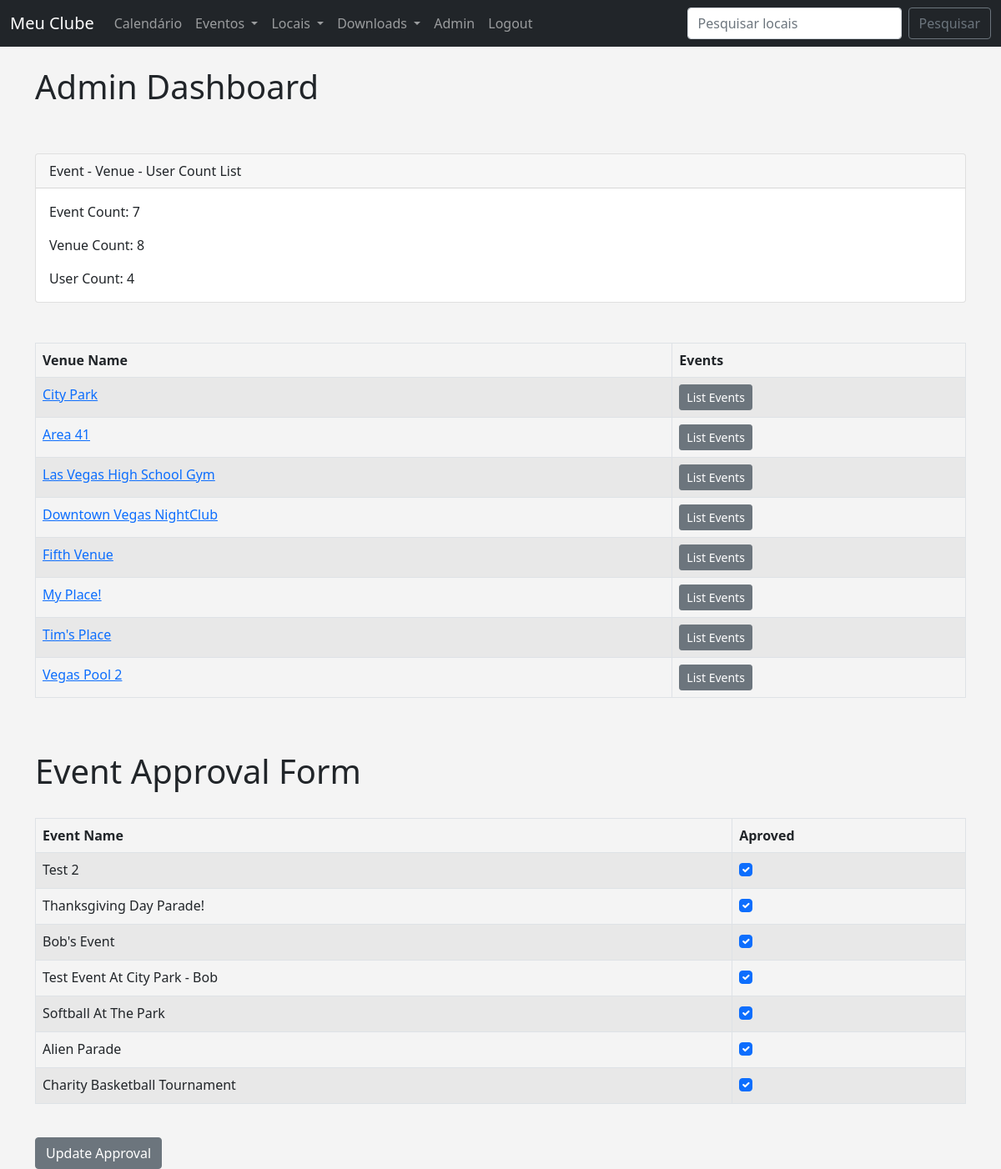
Screenshot of /admin_approval (signed in) with the database file from the repository.
### events/models.py (models this page shows, shortened)
class Venue(models.Model):
	name = models.CharField('Venue Name', max_length=120)
	address = models.CharField(max_length=300)
	zip_code = models.CharField('Zip Code', max_length=15)
	phone = models.CharField('Contact Phone', max_length=25, blank=True)
	web = models.URLField('Website Address', blank=True)
	email_address = models.EmailField('Email Address', blank=True)
	owner = models.IntegerField("Venue Owner", blank=False, default=1)
	venue_image = models.ImageField(null=True, blank=True, upload_to="images/")
	def __str__(self):
		return self.name

class Event(models.Model):
	name = models.CharField('Event Name', max_length=120)
	event_date = models.DateTimeField('Event Date')
	venue = models.ForeignKey(Venue, blank=True, null=True, on_delete=models.CASCADE)
	manager = models.ForeignKey(User, blank=True, null=True, on_delete=models.SET_NULL)
	description = models.TextField(blank=True)
	attendees = models.ManyToManyField(MyClubUser, blank=True)
	approved = models.BooleanField('Aprroved', default=False)
	def __str__(self):
		return self.name

### events/views.py (the view)
# urls.py: path('admin_approval', views.admin_approval, name='admin_approval'),
def admin_approval(request):
	venue_list = Venue.objects.all()
	event_count = Event.objects.all().count()
	venue_count = Venue.objects.all().count()
	user_count = User.objects.all().count()
	event_list = Event.objects.all().order_by('-event_date')
	if request.user.is_superuser:
		if request.method == "POST":
			id_list = request.POST.getlist('boxes')
			event_list.update(approved=False)
			for x in id_list:
				Event.objects.filter(pk=int(x)).update(approved=True)
			messages.success(request, ("Event List Approval Has Been Updated!"))
			return redirect('list-events')
		else:
			return render(request, 'events/admin_approval.html',
				{"event_list": event_list,
				"event_count":event_count,
				"venue_count":venue_count,
				"user_count":user_count,
				"venue_list":venue_list})
	else:
		messages.success(request, ("You aren't authorized to view this page!"))
		return redirect('home')
	return render(request, 'events/admin_approval.html')

### events/templates/events/admin_approval.html (shortened to what this page needs)
{% extends 'events/base.html' %}
{% block content %}
<h1>Admin Dashboard</h1>
<br/><br/>
<form action="" method=POST>
<div class="card">
  <div class="card-header">
    Event - Venue - User Count List
  </div>
  <div class="card-body">
    <p class="card-text">Event Count: {{event_count}}</p>
    <p class="card-text">Venue Count: {{venue_count}}</p>
    <p class="card-text">User Count: {{user_count}}</p>
  </div>
</div>
<br/><br/>
<table class="table table-striped table-hover table-bordered">
  <thead>
    <tr>
      <th scope="col">Venue Name</th>
      <th scope="col">Events</th>
    </tr>
  </thead>
  <tbody>
{% for venue in venue_list %}
    <tr>
      <td>
      <a href="{% url 'show-venue' venue.id %}">{{ venue }}</a>
    </td>
      <td>
        <a href="{% url 'venue-events' venue.id %}" class="btn btn-sm btn-secondary">List Events</a>
      </td>
    </tr>
{% endfor %}
 </tbody>
</table>
<br/><br/>
<h1>Event Approval Form</h1>
<br/>
<table class="table table-striped table-hover table-bordered">
  <thead>
    <tr>
      <th scope="col">Event Name</th>
      <th scope="col">Aproved</th>
    </tr>
  </thead>
  <tbody>
{% for event in event_list %}
  	<tr>
  		<td>{{event }}</td>
  		<td>
  			{% if event.approved %}
  			<div class="form-check">
  				<input class="form-check-input" type="checkbox" checked="checked" value={{event.id}} name="boxes">
  			</div>
  			{% else %}
  			<div class="form-check">
  				<input class="form-check-input" type="checkbox" value={{event.id}} name="boxes">
  			</div>
  			{% endif %}
  		</td>
  	</tr>
{% endfor %}
 </tbody>
</table>
<br/>
<button class='btn btn-secondary' type="submit">Update Approval</button>
{% endblock %}

### events/templates/events/base.html (style rules this page uses)
body { background: #f4f4f4; }

### rows the page displays
Venue: name "City Park"
Venue: name "Area 41"
Venue: name "Las Vegas High School Gym"
Venue: name "Downtown Vegas NightClub"
Venue: name "Fifth Venue"
Venue: name "My Place!"
Venue: name "Tim's Place"
Venue: name "Vegas Pool 2"
Event: name "Test 2"
Event: name "Thanksgiving Day Parade!"
Event: name "Bob's Event"
Event: name "Test Event At City Park - Bob"
Event: name "Softball At The Park"
Event: name "Alien Parade"
Event: name "Charity Basketball Tournament"

### other values shown
{{ event_count }} "7"
{{ venue_count }} "8"
{{ user_count }} "4"
